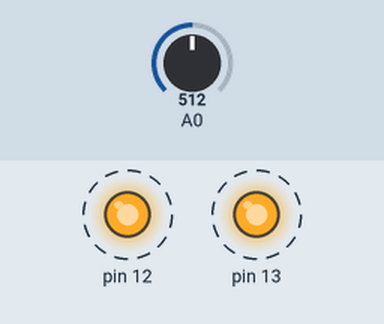
Recording of a sketch running on a simulated Arduino Uno, built with avr-gcc and run on an emulated ATmega328P. On the bench: output pins drawn as LEDs (lit = HIGH). Dashed ring = blinking. Inputs (shaded band) come from the test bench; at power-on: A0 = 512. What the sketch prints to the serial monitor is not drawn.

Above: at 0.19 s.
Timing chart, 0 to 3.0 s (numbered marks = the images above):
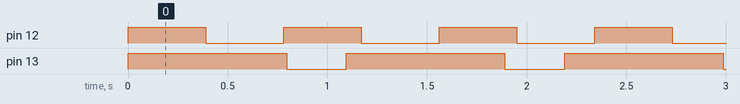

Measured:
- by itself, pin 12: alternates HIGH for 0.39 s and LOW for 0.39 s
- by itself, pin 13: alternates HIGH for 0.80 s and LOW for 0.30 s
- by itself, everything shown: repeats every 57.0 s, in 240 steps

The sketch:

freeRtos_test.ino
```cpp
#include <Arduino_FreeRTOS.h>

// define two tasks for Blink & AnalogRead
void TaskBlink( void *pvParameters );
void TaskAnalogRead( void *pvParameters );
int sensorValue;

void setup() {
//            Taskname        "name"        Stacksize  Priority
  xTaskCreate(TaskBlink,      "Blink",      128, NULL, 2,  NULL );
  xTaskCreate(TaskAnalogRead, "AnalogRead", 128, NULL, 1,  NULL );
  xTaskCreate(TaskBlink2, "Blink2", 128, NULL, 3,  NULL );
}

void loop()
{

}
```

Task1.ino
```cpp
void TaskBlink(void *pvParameters)  // This is a task.
{
  //ACTION
  pinMode(13, OUTPUT);
  for (;;) // A Task shall never return or exit.
  {
    digitalWrite(13, HIGH);   // turn the LED on (HIGH is the voltage level)
    vTaskDelay( 800 / portTICK_PERIOD_MS ); // wait for one second
    digitalWrite(13, LOW);    // turn the LED off by making the voltage LOW
    vTaskDelay( 300 / portTICK_PERIOD_MS ); // wait for one second
  }
}
```

Task2.ino
```cpp
void TaskAnalogRead(void *pvParameters)  // This is a task.
{
  //ACTION
  Serial.begin(9600);
  for (;;)
  {
    sensorValue = analogRead(A0);
    Serial.println(sensorValue);
    vTaskDelay(100);  // one tick delay (15ms) in between reads for stability
  }
}
```

Task3.ino
```cpp
void TaskBlink2(void *pvParameters)  // This is a task.
{
  //ACTION
  pinMode(12, OUTPUT);
  for (;;) // A Task shall never return or exit.
  {
    digitalWrite(12, HIGH);   // turn the LED on (HIGH is the voltage level)
    vTaskDelay( 400 / portTICK_PERIOD_MS ); // wait for one second
    digitalWrite(12, LOW);    // turn the LED off by making the voltage LOW
    vTaskDelay( 400 / portTICK_PERIOD_MS ); // wait for one second
  }
}
```
